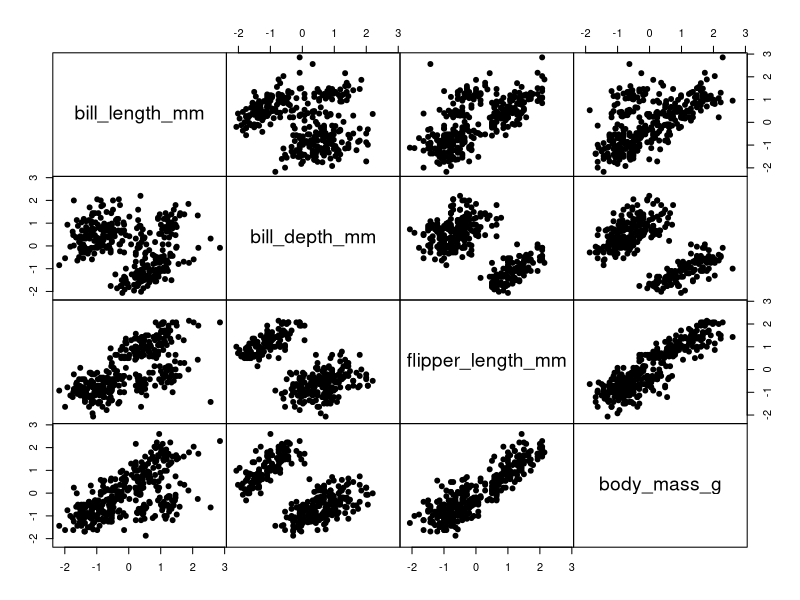
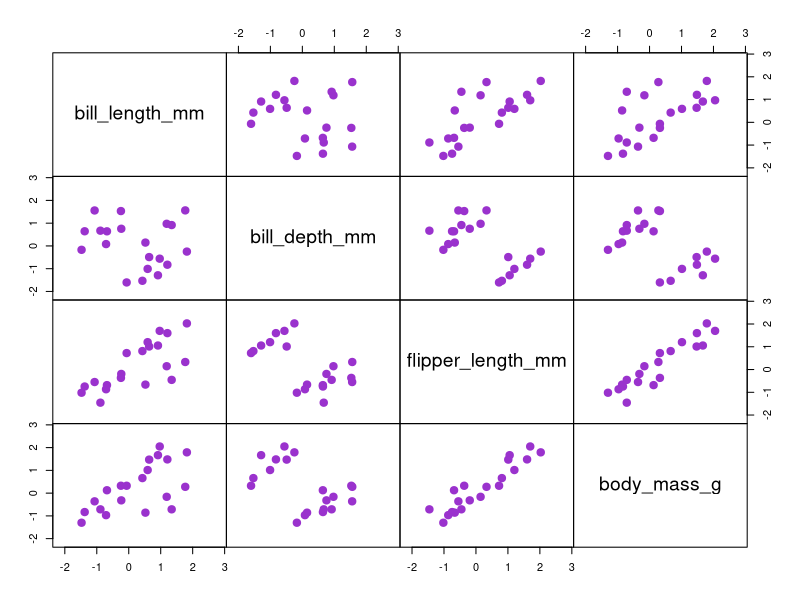
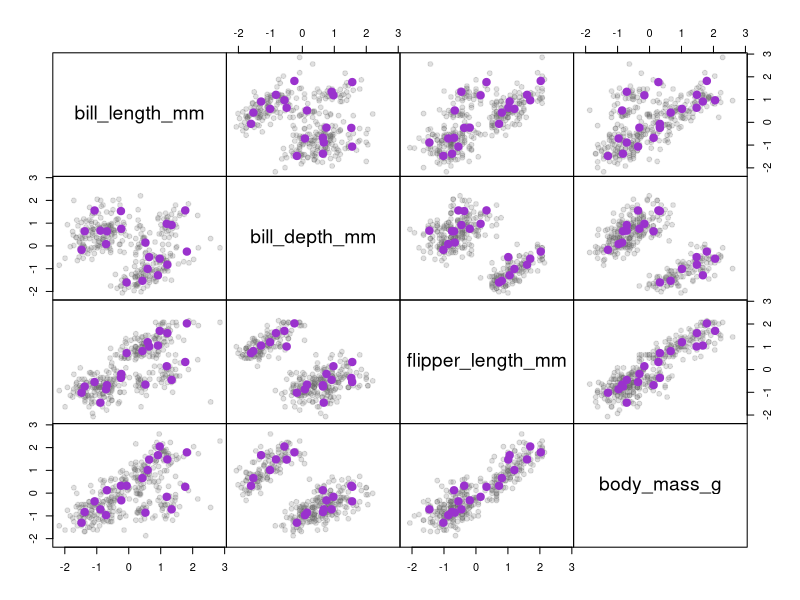

Reproduce these figures in R, in order.

# set data ----------------------------------------------------------
library(palmerpenguins)
data_full <- as.data.frame( na.omit(penguins) )
x <- scale(data_full[,3:6])

# use same ranges for visualization purposes
r <- apply(x, 2, range)
rg <- c(min(r), max(r))

pairs(x, pch = 19, gap = 0,
      xlim = rg, ylim = rg)


# vector quantization by k-means ------------------------------------

# k-means
k <- 20
km <- kmeans(x, k, nstart = 50)
M <- km$centers
Z <- mclust::unmap(km$cluster)
x_hat <- Z %*% M

# x_hat is a discretized version of x
head(x)
head(x_hat)

# identical (up to permutation of rows)
unique(x_hat)
M

# plot quants
pairs(unique(x_hat), gap = 0, pch = 19, col = "darkorchid3", cex = 1.5,
      xlim = rg, ylim = rg)

# plot data and quants
n <- nrow(x)
temp <- rbind(x, unique(x_hat))
cols <- c( rep(adjustcolor("gray40", 0.2), n), rep("darkorchid3", k) )
cx <- c( rep(1, n), rep(1.5, k) )
#
pairs(temp, gap = 0, pch = 19, col = cols, cex = cx,
      xlim = rg, ylim = rg)


# compression -- is it worth it?
( nrow(x)*ncol(x) ) / ( nrow(x) + ncol(x) )
#
prod( dim(Z) ) + prod( dim(M) )
prod( dim(x) )
#
# Z is sparse!
z_class <- max.col(Z)
length( z_class ) + prod( dim(M) )
prod( dim(x) )

# storage
object.size(x)
object.size(z_class) + object.size(M)  # much smaller
